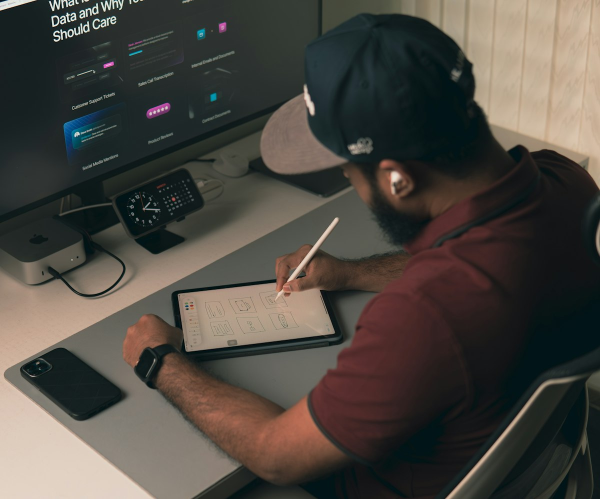
#> input picture frontend/dist/img/designer-tablet.jpg, 1200 x 998 px (shown at 1/2 size)
$ python -i sketch.py   (imports and definitions only)
#> lines starting #> are read from the running program, lines starting #| are printed output that depends on the picture; after the words box and inside, x2 and y2 are one past the last pixel; in counts of white or black regions, pixels touching at a corner belong together
### backend/app/config.py
"""Settings read from project/.env (one level above backend/)."""
from __future__ import annotations

import os
from pathlib import Path

from dotenv import load_dotenv

BACKEND_DIR = Path(__file__).resolve().parent.parent
PROJECT_DIR = BACKEND_DIR.parent
ENV_FILE = PROJECT_DIR / ".env"

DATA_DIR = Path(os.environ.get("NGUI_DATA_DIR", BACKEND_DIR / "data"))
STATIC_DIR = BACKEND_DIR / "app" / "static"
RUNTIME_DIR = STATIC_DIR / "runtime"
FRONTEND_DIST = PROJECT_DIR / "frontend" / "dist"
DATASET_DIR = PROJECT_DIR / "dataset"
EVAL_LATEST_DIR = PROJECT_DIR / "evaluation" / "results" / "latest"

DEFAULTS = {
    "OPENAI_TEXT_MODEL": "gpt-4.1-mini",
    "OPENAI_VISION_MODEL": "gpt-4.1-mini",
    "OPENAI_STT_MODEL": "whisper-1",
    "OPENAI_TTS_MODEL": "tts-1",
    "NGUI_PORT": "8200",
}


class OpenAIUnavailable(RuntimeError):
    """Raised when a stage needs OpenAI but no key is configured (mapped to HTTP 503)."""

    def __init__(self) -> None:
        super().__init__("OPENAI_API_KEY not configured")


def reload_env() -> None:
    """Re-read project/.env so a key added while the server runs is picked up."""
    if ENV_FILE.exists():
        load_dotenv(ENV_FILE, override=True)


def get(name: str) -> str:
    return os.environ.get(name) or DEFAULTS.get(name, "")


# [6 lines left out: function openai_key, not called in this run]


def openai_configured() -> bool:
    return bool(openai_key())


# [6 lines left out: function models, not called in this run]


reload_env()
for sub in ("sketches", "overlays", "shots", "audio"):
    (DATA_DIR / sub).mkdir(parents=True, exist_ok=True)
#> further down, picture is the input picture: shape (998, 1200, 3); mean B, G, R 65.2, 71.5, 75.8

### backend/app/pipeline/llm.py
"""Thin wrapper around the OpenAI SDK: one client, JSON-schema structured output, no fallbacks or fakes."""
from __future__ import annotations

import base64
import json
import threading
import time

import openai

from .. import config

_lock = threading.Lock()
_client: openai.OpenAI | None = None
_client_key = ""


# [11 lines left out: function client, not called in this run]


def image_part(png_bytes: bytes, mime: str = "image/png", detail: str = "high") -> dict:
    b64 = base64.b64encode(png_bytes).decode()
    return {"type": "image_url", "image_url": {"url": f"data:{mime};base64,{b64}", "detail": detail}}


def _is_reasoning(model: str) -> bool:
    m = (model or "").lower()
    return m.startswith(("gpt-5", "o1", "o3", "o4"))


# [32 lines left out: functions chat_json, nullable, not called in this run]


def obj(properties: dict) -> dict:
    """Strict object: all keys required, no extras."""
    return {"type": "object", "properties": properties, "required": list(properties), "additionalProperties": False}


# [13 lines left out: function strip_nulls, not called in this run]

### backend/app/pipeline/sketch.py
"""Sketch understanding: OpenCV proposals + vision-model labelling, merged into a SketchAnalysis.

Modes
- cv:     OpenCV only. Shapes are classified by geometry; handwritten text is located but not read.
- vision: the vision model alone lists components with boxes (no OpenCV proposals).
- hybrid: OpenCV proposes boxes -> the image is annotated with numbered boxes -> the vision model labels
          each numbered box with a component type, reads its handwriting and adds missed components ->
          merge by IoU -> containment tree.
"""
from __future__ import annotations

import base64
import difflib
import re
import time

import cv2
import numpy as np

from .. import config
from . import ir as irm
from . import llm
from . import ocr as ocr_engine
from . import sketch_refine as refine_rules

VISION_TYPES = [t for t in irm.TYPES if t != "page"]
CONTAINERS = irm.CONTAINER_TYPES - {"page"}
WORK_WIDTH = 1000  # sketches are processed at this width
TYPE_COLORS = {  # BGR, for the overlay
    "button": (37, 99, 235), "input": (22, 163, 74), "textarea": (22, 163, 74), "select": (22, 163, 74),
    "heading": (147, 51, 234), "text": (120, 120, 120), "link": (234, 88, 12), "image": (219, 39, 119),
    "checkbox": (13, 148, 136), "radio": (13, 148, 136), "container": (100, 116, 139), "card": (100, 116, 139),
    "form": (100, 116, 139), "navbar": (202, 138, 4), "header": (202, 138, 4), "nav_item": (234, 88, 12),
    "divider": (71, 85, 105), "icon": (190, 18, 60), "list": (100, 116, 139),
}


# --------------------------------------------------------------------------- image utilities

# [20 lines left out: functions decode, _to_work, not called in this run]


def ink_mask(img: np.ndarray) -> np.ndarray:
    """Binary mask of pen strokes, robust to paper texture / uneven lighting."""
    gray = cv2.cvtColor(img, cv2.COLOR_BGR2GRAY)
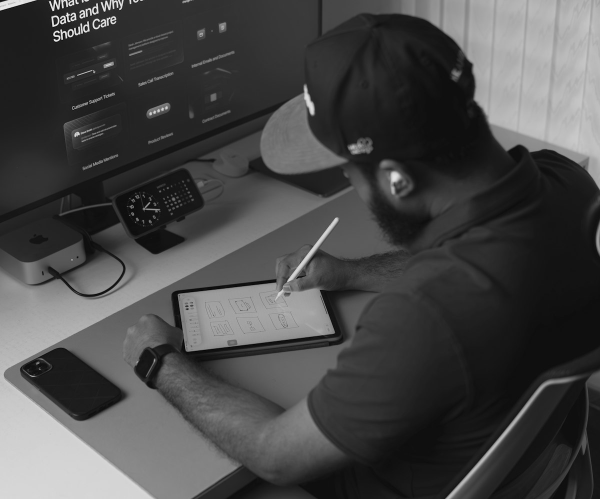
#> gray: shape (998, 1200) (shown at 1/2 size); min 0, max 250, mean 72.1
    # Flatten the paper: divide by a heavily dilated+blurred estimate of the background so shadows, vignetting and
    # lighting gradients disappear (pen strokes are thinner than the 25 px window, so they do not enter it).
    background = cv2.GaussianBlur(cv2.dilate(gray, cv2.getStructuringElement(cv2.MORPH_ELLIPSE, (25, 25))), (0, 0), 20)
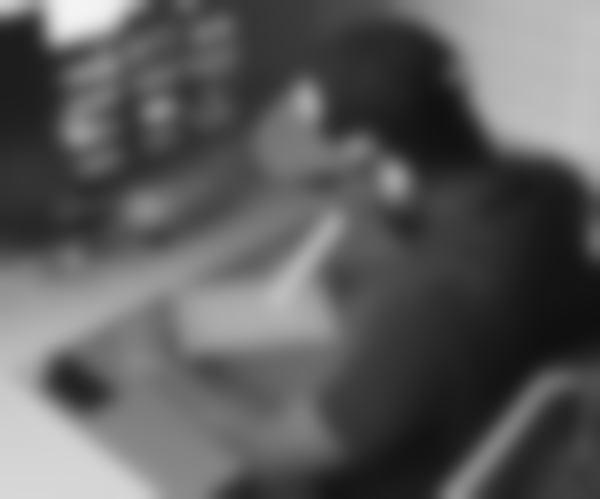
#> background: shape (998, 1200) (shown at 1/2 size); min 15, max 244, mean 92.3
    gray = np.clip(gray.astype(np.float32) / np.maximum(background.astype(np.float32), 1.0) * 255.0, 0, 255).astype(np.uint8)
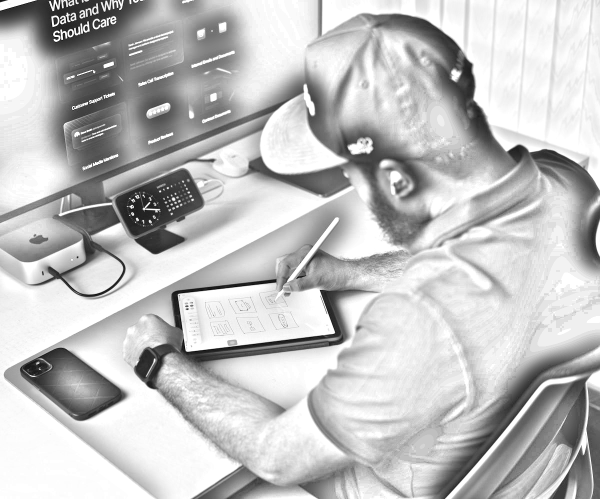
#> gray: shape (998, 1200) (shown at 1/2 size); min 0, max 255, mean 192.3
    gray = cv2.GaussianBlur(gray, (3, 3), 0)
    adaptive = cv2.adaptiveThreshold(gray, 255, cv2.ADAPTIVE_THRESH_MEAN_C, cv2.THRESH_BINARY_INV, 31, 15)
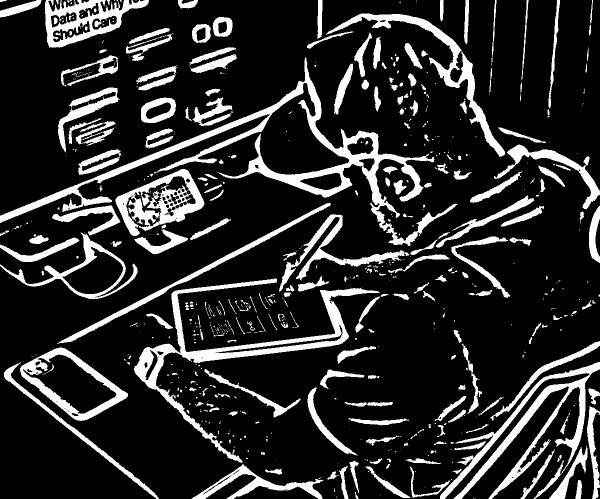
#> adaptive: shape (998, 1200) (shown at 1/2 size); 17.4% white; 658 white regions (405 under 20 px), largest, box (x1, y1, x2, y2) and area: (0, 115, 915, 492) 29955, (268, 557, 760, 926) 17733, (880, 724, 1200, 998) 15466
    _, otsu = cv2.threshold(gray, 0, 255, cv2.THRESH_BINARY_INV + cv2.THRESH_OTSU)
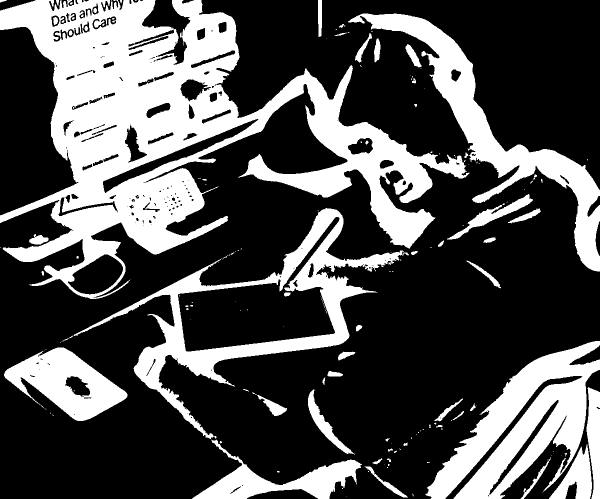
#> otsu: shape (998, 1200) (shown at 1/2 size); 31.1% white; 174 white regions (114 under 20 px), largest, box (x1, y1, x2, y2) and area: (0, 0, 939, 598) 192150, (851, 682, 1200, 998) 45846, (147, 416, 818, 878) 41795
    # Otsu keeps only real ink on clean scans; adaptive handles shading. Require both where Otsu is sane.
    mask = cv2.bitwise_and(adaptive, otsu) if otsu.mean() < 60 else adaptive
    mask = cv2.morphologyEx(mask, cv2.MORPH_OPEN, np.ones((2, 2), np.uint8))
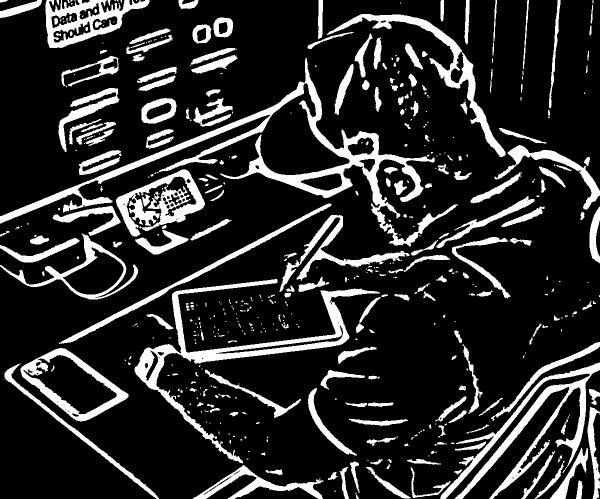
#> mask: shape (998, 1200) (shown at 1/2 size); 17.2% white; 527 white regions (282 under 20 px), largest, box (x1, y1, x2, y2) and area: (0, 116, 916, 493) 29795, (269, 558, 759, 927) 17714, (881, 725, 1200, 998) 14776
    return mask


def _norm(box: tuple[int, int, int, int], w: int, h: int) -> dict:
    x, y, bw, bh = box
    return {"x": round(x / w, 4), "y": round(y / h, 4), "w": round(bw / w, 4), "h": round(bh / h, 4)}


def _px(b: dict, w: int, h: int) -> tuple[int, int, int, int]:
    return int(b["x"] * w), int(b["y"] * h), int(b["w"] * w), int(b["h"] * h)


# --------------------------------------------------------------------------- OpenCV detection

# [323 lines left out: functions _shape_candidates, _shapes_at, _open_rects, _cand, _strokes_outside, _line_and_text_candidates and 6 more, not called in this run]


SHAPE_PRIORITY = {"cross_box": 0, "rect": 1, "circle": 1, "line": 2, "list": 2, "text": 3, "squiggle": 3}


# [95 lines left out: functions _dedupe, _guess_type, _png, plausible, numbered_image, not called in this run]


TYPE_GUIDE = (
    "Component types: button, input (single-line text field), textarea, checkbox, radio, select (dropdown), "
    "heading (large title text), text (normal handwritten text or text placeholder squiggles), link (underlined "
    "or link-like text), image (box with an X or diagonal lines, or a picture), icon (tiny symbol), navbar (top "
    "bar with menu items), nav_item (an item inside a navbar), header, card (a box grouping other components), "
    "container, form, list, divider (a horizontal line). "
)

BOX_SCHEMA = llm.obj({
    "boxes": {"type": "array", "items": llm.obj({
        "n": {"type": "integer"},
        "type": {"type": "string", "enum": [*VISION_TYPES, "none"]},
        "label": {"type": "string"},
        "confidence": {"type": "number"},
    })},
    "missed": {"type": "array", "items": llm.obj({
        "type": {"type": "string", "enum": VISION_TYPES},
        "label": {"type": "string"},
        "x": {"type": "number"}, "y": {"type": "number"}, "w": {"type": "number"}, "h": {"type": "number"},
    })},
    "title": {"type": "string"},
    "category": {"type": "string"},
})

FULL_SCHEMA = llm.obj({
    "components": {"type": "array", "items": llm.obj({
        "type": {"type": "string", "enum": VISION_TYPES},
        "label": {"type": "string"},
        "x": {"type": "number"}, "y": {"type": "number"}, "w": {"type": "number"}, "h": {"type": "number"},
        "confidence": {"type": "number"},
    })},
    "title": {"type": "string"},
    "category": {"type": "string"},
})

CATEGORIES = "login, registration, dashboard, profile, ecommerce, banking, booking, contact, settings, landing, other"


# [5 lines left out: function _hint_line, not called in this run]


LABEL_RULES = (
    "Rules of the wireframe vocabulary. "
    "(1) A checkbox (square) or radio (circle) is ONE component with the option text drawn beside it as its label; "
    "do not report that text as its own component. A circle with a symbol inside and no option text is an icon. "
    "(2) A dropdown (select) is a field with a small v-shaped arrow at its right end; a plain field is an input; "
    "a tall multi-line field is a textarea. A small glyph inside a field (arrow, calendar, magnifier) is not a component. "
    "(3) In a top navbar the first word at the left is the brand (heading) and the other words are nav_item; a bordered "
    "word in a bar is a button. A bar with only a title (and maybe an icon or a field) is a header. "
    "(4) A box with an X, a picture or a chart/graph drawn in it is an image, never a card. A box that groups "
    "other components is a card; a vertical strip of menu items on the side is a navbar. "
    "(5) Short lines with bullet marks form one list (its lines are not separate components). "
    "(6) A long thin line between sections is a divider; wavy placeholder lines are text. "
    "(7) Large titles and big numbers are heading; ordinary words, captions and field captions are text; "
    "underlined or link-like words are link. Use `none` for a box that is noise or a fragment of another component. "
)


# [57 lines left out: functions _vision_label, grid_image, _vision_full, not called in this run]


VERIFY_SCHEMA = llm.obj({
    "fixes": {"type": "array", "items": llm.obj({
        "n": {"type": "integer"},
        "action": {"type": "string", "enum": ["retype", "remove"]},
        "type": {"type": "string", "enum": VISION_TYPES},
        "label": {"type": "string"},
    })},
    "missing": {"type": "array", "items": llm.obj({
        "type": {"type": "string", "enum": VISION_TYPES},
        "label": {"type": "string"},
        "x": {"type": "number"}, "y": {"type": "number"}, "w": {"type": "number"}, "h": {"type": "number"},
    })},
})


# [85 lines left out: functions verification_overlay, _vision_verify, apply_verification, _clamp_box, containment_tree, not called in this run]


def _center_inside(inner: dict, outer: dict) -> bool:
    cx, cy = inner["x"] + inner["w"] / 2, inner["y"] + inner["h"] / 2
    return outer["x"] < cx < outer["x"] + outer["w"] and outer["y"] < cy < outer["y"] + outer["h"]


# [127 lines left out: functions _clamp_into, draw_overlay, analyze_sketch, not called in this run]


TEXT_LIKE = {"heading", "text"}
TEXTUAL = {"heading", "text", "button", "link", "nav_item"}


def norm_label(label: str) -> str:
    """Case/punctuation-insensitive form of a label for comparisons."""
    return " ".join(re.findall(r"[a-z0-9]+", (label or "").lower()))


def _center_distance(a: dict, b: dict) -> float:
    return ((a["x"] + a["w"] / 2 - b["x"] - b["w"] / 2) ** 2 + (a["y"] + a["h"] / 2 - b["y"] - b["h"] / 2) ** 2) ** 0.5


# [72 lines left out: functions clean_components, pictures_are_images, recover_bar_brands, not called in this run]


FIELD_KINDS = {"input", "textarea", "select"}


# [188 lines left out: functions drop_conflicting_overlaps, drop_vision_echoes, merge_prefix_fragments, unlabeled_glyphs_are_icons, radios_without_labels_are_icons, unify_sibling_cards and 3 more, not called in this run]


def overlay_png(analysis: dict) -> bytes | None:
    data = analysis.get("overlay_png_b64")
    return base64.b64decode(data) if data else None

>>> import cv2
>>> picture = cv2.imread('../../../frontend/dist/img/designer-tablet.jpg')
>>> result = ink_mask(picture)
